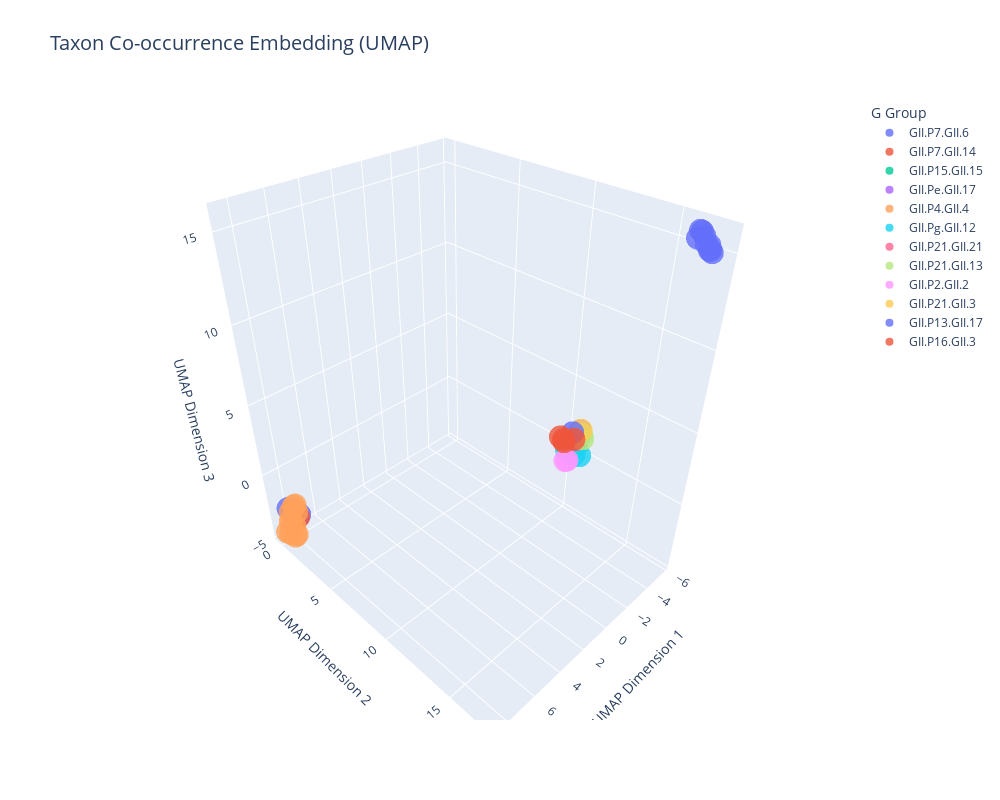
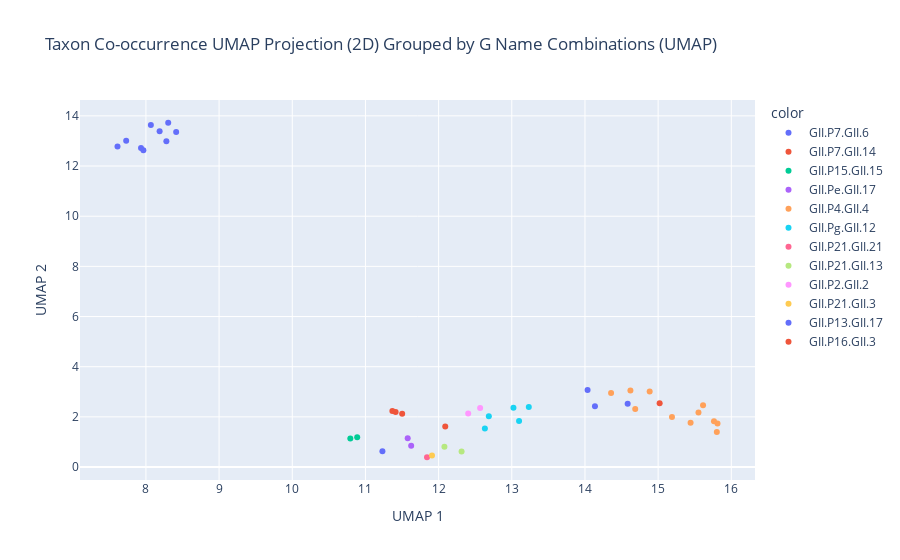

Notebook cell for these charts, in order:
### Code cell
# Apply UMAP for 3D embedding
umap_embedding_3d = apply_umap(
    co_occurrence_df_all_pairs,
    n_neighbors=5,
    min_dist=0.1,
    n_components=3,
    random_state=42,
    use_precomputed_distances=True,
    distance_transform='subtract',
)

# Plot UMAP 3D embedding
plot_interactive_embedding_3d(
    umap_embedding_3d,
    g_groups,
    method_name="UMAP",
    title="Taxon Co-occurrence Embedding",
)


# Apply UMAP for 2D embedding
umap_embedding_2d = apply_umap(
    co_occurrence_df_all_pairs,
    n_neighbors=8,
    min_dist=0.1,
    n_components=2,
    random_state=42,
    use_precomputed_distances=True,
    distance_transform='subtract',    
)

# Define the function to plot 2D UMAP with Grouped Taxa
def plot_interactive_embedding_2d(embedding, groups, title, method_name):
    embedding.columns = ['UMAP_1', 'UMAP_2']
    fig = px.scatter(
        embedding, x='UMAP_1', y='UMAP_2', color=groups,
        title=f"{title} ({method_name})",
        labels={'UMAP_1': 'UMAP 1', 'UMAP_2': 'UMAP 2'}
    )
    # for i, txt in enumerate(embedding.index):
    #     fig.add_annotation(
    #         x=embedding.iloc[i, 0], y=embedding.iloc[i, 1],
    #         text=txt, showarrow=False, yshift=10
    #     )
    fig.show()

# Plot 2D UMAP with Grouped Taxa
plot_interactive_embedding_2d(
    umap_embedding_2d,
    g_groups,
    title="Taxon Co-occurrence UMAP Projection (2D) Grouped by G Name Combinations",
    method_name="UMAP",
)

### Figure 1 — Plotly figure (JSON) as saved in the notebook; plotly's stock layout.template omitted (floating-point values rounded to 4 significant figures)
{"data": [{"customdata": [["GII.P7.GII.6.KR074148"], ["GII.P7.GII.6.KR074158"], ["GII.P7.GII.6.KR074156"], ["GII.P7.GII.6.KR074157"], ["GII.P7.GII.6.KR074172"], ["GII.P7.GII.6.KR074184"], ["GII.P7.GII.6.KR074160"], ["GII.P7.GII.6.KR074177"], ["GII.P7.GII.6.KR074178"], ["GII.P7.GII.6.KR074173"], ["GII.P7.GII.6.KR074150"], ["GII.P7.GII.6.KR074170"]], "hovertemplate": "G Group=GII.P7.GII.6<br>UMAP Dimension 1=%{x}<br>UMAP Dimension 2=%{y}<br>UMAP Dimension 3=%{z}<br>Taxon=%{customdata[0]}<extra></extra>", "legendgroup": "GII.P7.GII.6", "marker": {"color": "#636efa", "opacity": 0.8, "symbol": "circle"}, "mode": "markers", "name": "GII.P7.GII.6", "scene": "scene", "showlegend": true, "type": "scatter3d", "x": [8.131, -5.703, -5.644, -5.719, -5.191, -5.302, -5.028, -4.818, -4.949, -4.793, 7.815, 7.888], "y": [-0.2281, 16.49, 16.26, 16.32, 16.42, 16.83, 17.17, 17.42, 17.17, 17.34, 0.4736, -0.1956], "z": [-2.827, 15.52, 15.75, 15.7, 15.56, 15.37, 15.26, 15.29, 15.53, 15.39, -3.064, -3.122]}, {"customdata": [["GII.P7.GII.14.KR074149"]], "hovertemplate": "G Group=GII.P7.GII.14<br>UMAP Dimension 1=%{x}<br>UMAP Dimension 2=%{y}<br>UMAP Dimension 3=%{z}<br>Taxon=%{customdata[0]}<extra></extra>", "legendgroup": "GII.P7.GII.14", "marker": {"color": "#EF553B", "opacity": 0.8, "symbol": "circle"}, "mode": "markers", "name": "GII.P7.GII.14", "scene": "scene", "showlegend": true, "type": "scatter3d", "x": [7.944], "y": [0.5273], "z": [-3.163]}, {"customdata": [["GII.P15.GII.15.KR074188"], ["GII.P15.GII.15.KR074189"]], "hovertemplate": "G Group=GII.P15.GII.15<br>UMAP Dimension 1=%{x}<br>UMAP Dimension 2=%{y}<br>UMAP Dimension 3=%{z}<br>Taxon=%{customdata[0]}<extra></extra>", "legendgroup": "GII.P15.GII.15", "marker": {"color": "#00cc96", "opacity": 0.8, "symbol": "circle"}, "mode": "markers", "name": "GII.P15.GII.15", "scene": "scene", "showlegend": true, "type": "scatter3d", "x": [-0.7921, -0.6366], "y": [14.03, 14.29], "z": [5.027, 5.215]}, {"customdata": [["GII.Pe.GII.17.KR074151"], ["GII.Pe.GII.17.KR074152"]], "hovertemplate": "G Group=GII.Pe.GII.17<br>UMAP Dimension 1=%{x}<br>UMAP Dimension 2=%{y}<br>UMAP Dimension 3=%{z}<br>Taxon=%{customdata[0]}<extra></extra>", "legendgroup": "GII.Pe.GII.17", "marker": {"color": "#ab63fa", "opacity": 0.8, "symbol": "circle"}, "mode": "markers", "name": "GII.Pe.GII.17", "scene": "scene", "showlegend": true, "type": "scatter3d", "x": [-1.142, -0.8308], "y": [14.09, 14.23], "z": [5.78, 5.626]}, {"customdata": [["GII.P4.GII.4.KR074165"], ["GII.P4.GII.4.KR074166"], ["GII.P4.GII.4.KR074169"], ["GII.P4.GII.4.KR074167"], ["GII.P4.GII.4.KR074168"], ["GII.P4.GII.4.KR074186"], ["GII.P4.GII.4.KR074187"], ["GII.P4.GII.4.KR074175"], ["GII.P4.GII.4.KR074176"], ["GII.P4.GII.4.KR074180"], ["GII.P4.GII.4.KR074182"]], "hovertemplate": "G Group=GII.P4.GII.4<br>UMAP Dimension 1=%{x}<br>UMAP Dimension 2=%{y}<br>UMAP Dimension 3=%{z}<br>Taxon=%{customdata[0]}<extra></extra>", "legendgroup": "GII.P4.GII.4", "marker": {"color": "#FFA15A", "opacity": 0.8, "symbol": "circle"}, "mode": "markers", "name": "GII.P4.GII.4", "scene": "scene", "showlegend": true, "type": "scatter3d", "x": [8.613, 8.325, 8.244, 8.491, 8.279, 8.071, 8.154, 7.7, 7.906, 8.228, 8.032], "y": [0.08502, 0.4744, 0.5294, 0.2239, 0.1414, 0.0667, -0.2, -0.1168, 0.05189, 0.167, 0.5675], "z": [-4.265, -4.55, -4.427, -4.384, -3.826, -4.095, -3.854, -2.753, -2.625, -2.805, -2.699]}, {"customdata": [["GII.Pg.GII.12.KR074161"], ["GII.Pg.GII.12.KR074185"], ["GII.Pg.GII.12.KR074190"], ["GII.Pg.GII.12.KR074162"], ["GII.Pg.GII.12.KR074191"]], "hovertemplate": "G Group=GII.Pg.GII.12<br>UMAP Dimension 1=%{x}<br>UMAP Dimension 2=%{y}<br>UMAP Dimension 3=%{z}<br>Taxon=%{customdata[0]}<extra></extra>", "legendgroup": "GII.Pg.GII.12", "marker": {"color": "#19d3f3", "opacity": 0.8, "symbol": "circle"}, "mode": "markers", "name": "GII.Pg.GII.12", "scene": "scene", "showlegend": true, "type": "scatter3d", "x": [1.312, 0.9219, 1.075, 1.019, 1.093], "y": [15.12, 15.11, 15.39, 15.32, 15.73], "z": [6.492, 6.191, 6.217, 6.544, 6.367]}, {"customdata": [["GII.P21.GII.21.KR074154"]], "hovertemplate": "G Group=GII.P21.GII.21<br>UMAP Dimension 1=%{x}<br>UMAP Dimension 2=%{y}<br>UMAP Dimension 3=%{z}<br>Taxon=%{customdata[0]}<extra></extra>", "legendgroup": "GII.P21.GII.21", "marker": {"color": "#FF6692", "opacity": 0.8, "symbol": "circle"}, "mode": "markers", "name": "GII.P21.GII.21", "scene": "scene", "showlegend": true, "type": "scatter3d", "x": [-1.272], "y": [13.84], "z": [5.004]}, {"customdata": [["GII.P21.GII.13.KR074174"], ["GII.P21.GII.13.KR074183"]], "hovertemplate": "G Group=GII.P21.GII.13<br>UMAP Dimension 1=%{x}<br>UMAP Dimension 2=%{y}<br>UMAP Dimension 3=%{z}<br>Taxon=%{customdata[0]}<extra></extra>", "legendgroup": "GII.P21.GII.13", "marker": {"color": "#B6E880", "opacity": 0.8, "symbol": "circle"}, "mode": "markers", "name": "GII.P21.GII.13", "scene": "scene", "showlegend": true, "type": "scatter3d", "x": [-1.474, -1.347], "y": [13.96, 14.15], "z": [5.322, 5.192]}, {"customdata": [["GII.P2.GII.2.KR074155"], ["GII.P2.GII.2.KR074171"]], "hovertemplate": "G Group=GII.P2.GII.2<br>UMAP Dimension 1=%{x}<br>UMAP Dimension 2=%{y}<br>UMAP Dimension 3=%{z}<br>Taxon=%{customdata[0]}<extra></extra>", "legendgroup": "GII.P2.GII.2", "marker": {"color": "#FF97FF", "opacity": 0.8, "symbol": "circle"}, "mode": "markers", "name": "GII.P2.GII.2", "scene": "scene", "showlegend": true, "type": "scatter3d", "x": [1.534, 1.601], "y": [15.24, 15.4], "z": [6.034, 6.192]}, {"customdata": [["GII.P21.GII.3.KR074159"]], "hovertemplate": "G Group=GII.P21.GII.3<br>UMAP Dimension 1=%{x}<br>UMAP Dimension 2=%{y}<br>UMAP Dimension 3=%{z}<br>Taxon=%{customdata[0]}<extra></extra>", "legendgroup": "GII.P21.GII.3", "marker": {"color": "#FECB52", "opacity": 0.8, "symbol": "circle"}, "mode": "markers", "name": "GII.P21.GII.3", "scene": "scene", "showlegend": true, "type": "scatter3d", "x": [-1.525], "y": [13.88], "z": [5.494]}, {"customdata": [["GII.P13.GII.17.KR074153"]], "hovertemplate": "G Group=GII.P13.GII.17<br>UMAP Dimension 1=%{x}<br>UMAP Dimension 2=%{y}<br>UMAP Dimension 3=%{z}<br>Taxon=%{customdata[0]}<extra></extra>", "legendgroup": "GII.P13.GII.17", "marker": {"color": "#636efa", "opacity": 0.8, "symbol": "circle"}, "mode": "markers", "name": "GII.P13.GII.17", "scene": "scene", "showlegend": true, "type": "scatter3d", "x": [-0.8317], "y": [13.85], "z": [5.698]}, {"customdata": [["GII.P16.GII.3.KR074163"], ["GII.P16.GII.3.KR074179"], ["GII.P16.GII.3.KR074164"], ["GII.P16.GII.3.KR074181"]], "hovertemplate": "G Group=GII.P16.GII.3<br>UMAP Dimension 1=%{x}<br>UMAP Dimension 2=%{y}<br>UMAP Dimension 3=%{z}<br>Taxon=%{customdata[0]}<extra></extra>", "legendgroup": "GII.P16.GII.3", "marker": {"color": "#EF553B", "opacity": 0.8, "symbol": "circle"}, "mode": "markers", "name": "GII.P16.GII.3", "scene": "scene", "showlegend": true, "type": "scatter3d", "x": [0.4019, 0.4274, -0.1246, 0.3363], "y": [14.27, 14.04, 14.46, 14.18], "z": [6.016, 6.208, 5.986, 6.07]}], "layout": {"height": 800, "legend": {"title": {"text": "G Group"}, "tracegroupgap": 0}, "scene": {"camera": {"eye": {"x": 1.25, "y": 1.25, "z": 1.25}}, "domain": {"x": [0, 1], "y": [0, 1]}, "xaxis": {"title": {"text": "UMAP Dimension 1"}}, "yaxis": {"title": {"text": "UMAP Dimension 2"}}, "zaxis": {"title": {"text": "UMAP Dimension 3"}}}, "title": {"font": {"size": 20}, "text": "Taxon Co-occurrence Embedding (UMAP)"}, "width": 1000}}

### Figure 2 — Plotly figure (JSON) as saved in the notebook; plotly's stock layout.template omitted (floating-point values rounded to 4 significant figures)
{"data": [{"hovertemplate": "color=GII.P7.GII.6<br>UMAP 1=%{x}<br>UMAP 2=%{y}<extra></extra>", "legendgroup": "GII.P7.GII.6", "marker": {"color": "#636efa", "symbol": "circle"}, "mode": "markers", "name": "GII.P7.GII.6", "orientation": "v", "showlegend": true, "type": "scatter", "x": [14.14, 8.068, 8.305, 8.187, 8.28, 8.413, 7.965, 7.933, 7.73, 7.612, 14.58, 14.04], "xaxis": "x", "y": [2.422, 13.63, 13.73, 13.38, 12.99, 13.35, 12.63, 12.72, 13.01, 12.78, 2.521, 3.075], "yaxis": "y"}, {"hovertemplate": "color=GII.P7.GII.14<br>UMAP 1=%{x}<br>UMAP 2=%{y}<extra></extra>", "legendgroup": "GII.P7.GII.14", "marker": {"color": "#EF553B", "symbol": "circle"}, "mode": "markers", "name": "GII.P7.GII.14", "orientation": "v", "showlegend": true, "type": "scatter", "x": [15.02], "xaxis": "x", "y": [2.543], "yaxis": "y"}, {"hovertemplate": "color=GII.P15.GII.15<br>UMAP 1=%{x}<br>UMAP 2=%{y}<extra></extra>", "legendgroup": "GII.P15.GII.15", "marker": {"color": "#00cc96", "symbol": "circle"}, "mode": "markers", "name": "GII.P15.GII.15", "orientation": "v", "showlegend": true, "type": "scatter", "x": [10.79, 10.89], "xaxis": "x", "y": [1.139, 1.191], "yaxis": "y"}, {"hovertemplate": "color=GII.Pe.GII.17<br>UMAP 1=%{x}<br>UMAP 2=%{y}<extra></extra>", "legendgroup": "GII.Pe.GII.17", "marker": {"color": "#ab63fa", "symbol": "circle"}, "mode": "markers", "name": "GII.Pe.GII.17", "orientation": "v", "showlegend": true, "type": "scatter", "x": [11.62, 11.58], "xaxis": "x", "y": [0.8519, 1.146], "yaxis": "y"}, {"hovertemplate": "color=GII.P4.GII.4<br>UMAP 1=%{x}<br>UMAP 2=%{y}<extra></extra>", "legendgroup": "GII.P4.GII.4", "marker": {"color": "#FFA15A", "symbol": "circle"}, "mode": "markers", "name": "GII.P4.GII.4", "orientation": "v", "showlegend": true, "type": "scatter", "x": [15.44, 15.8, 15.81, 15.76, 15.61, 15.55, 15.19, 14.62, 14.88, 14.36, 14.69], "xaxis": "x", "y": [1.763, 1.393, 1.739, 1.823, 2.464, 2.178, 1.991, 3.05, 3.012, 2.947, 2.317], "yaxis": "y"}, {"hovertemplate": "color=GII.Pg.GII.12<br>UMAP 1=%{x}<br>UMAP 2=%{y}<extra></extra>", "legendgroup": "GII.Pg.GII.12", "marker": {"color": "#19d3f3", "symbol": "circle"}, "mode": "markers", "name": "GII.Pg.GII.12", "orientation": "v", "showlegend": true, "type": "scatter", "x": [13.23, 13.1, 12.69, 12.63, 13.02], "xaxis": "x", "y": [2.393, 1.832, 2.027, 1.532, 2.363], "yaxis": "y"}, {"hovertemplate": "color=GII.P21.GII.21<br>UMAP 1=%{x}<br>UMAP 2=%{y}<extra></extra>", "legendgroup": "GII.P21.GII.21", "marker": {"color": "#FF6692", "symbol": "circle"}, "mode": "markers", "name": "GII.P21.GII.21", "orientation": "v", "showlegend": true, "type": "scatter", "x": [11.84], "xaxis": "x", "y": [0.3902], "yaxis": "y"}, {"hovertemplate": "color=GII.P21.GII.13<br>UMAP 1=%{x}<br>UMAP 2=%{y}<extra></extra>", "legendgroup": "GII.P21.GII.13", "marker": {"color": "#B6E880", "symbol": "circle"}, "mode": "markers", "name": "GII.P21.GII.13", "orientation": "v", "showlegend": true, "type": "scatter", "x": [12.08, 12.31], "xaxis": "x", "y": [0.8133, 0.6158], "yaxis": "y"}, {"hovertemplate": "color=GII.P2.GII.2<br>UMAP 1=%{x}<br>UMAP 2=%{y}<extra></extra>", "legendgroup": "GII.P2.GII.2", "marker": {"color": "#FF97FF", "symbol": "circle"}, "mode": "markers", "name": "GII.P2.GII.2", "orientation": "v", "showlegend": true, "type": "scatter", "x": [12.4, 12.57], "xaxis": "x", "y": [2.138, 2.356], "yaxis": "y"}, {"hovertemplate": "color=GII.P21.GII.3<br>UMAP 1=%{x}<br>UMAP 2=%{y}<extra></extra>", "legendgroup": "GII.P21.GII.3", "marker": {"color": "#FECB52", "symbol": "circle"}, "mode": "markers", "name": "GII.P21.GII.3", "orientation": "v", "showlegend": true, "type": "scatter", "x": [11.91], "xaxis": "x", "y": [0.4601], "yaxis": "y"}, {"hovertemplate": "color=GII.P13.GII.17<br>UMAP 1=%{x}<br>UMAP 2=%{y}<extra></extra>", "legendgroup": "GII.P13.GII.17", "marker": {"color": "#636efa", "symbol": "circle"}, "mode": "markers", "name": "GII.P13.GII.17", "orientation": "v", "showlegend": true, "type": "scatter", "x": [11.23], "xaxis": "x", "y": [0.6295], "yaxis": "y"}, {"hovertemplate": "color=GII.P16.GII.3<br>UMAP 1=%{x}<br>UMAP 2=%{y}<extra></extra>", "legendgroup": "GII.P16.GII.3", "marker": {"color": "#EF553B", "symbol": "circle"}, "mode": "markers", "name": "GII.P16.GII.3", "orientation": "v", "showlegend": true, "type": "scatter", "x": [11.41, 11.37, 12.09, 11.5], "xaxis": "x", "y": [2.195, 2.239, 1.615, 2.128], "yaxis": "y"}], "layout": {"legend": {"title": {"text": "color"}, "tracegroupgap": 0}, "title": {"text": "Taxon Co-occurrence UMAP Projection (2D) Grouped by G Name Combinations (UMAP)"}, "xaxis": {"anchor": "y", "domain": [0, 1], "title": {"text": "UMAP 1"}}, "yaxis": {"anchor": "x", "domain": [0, 1], "title": {"text": "UMAP 2"}}}}
